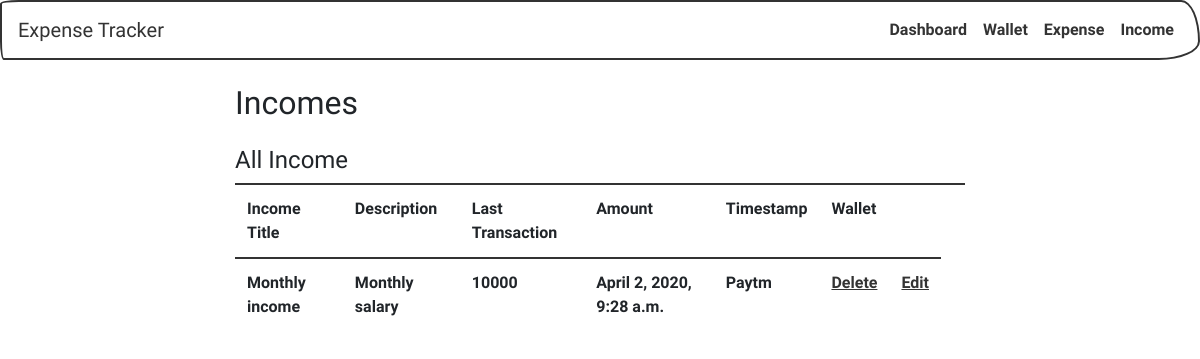
Screenshot of /income/ (signed in) with the database file from the repository.
### tracker/models.py (models this page shows, shortened)
class Income(models.Model):
	title=models.CharField(max_length=100)
	amount=models.IntegerField()
	timestamp=models.DateTimeField()
	description=models.TextField()
	user=models.ForeignKey(User,on_delete=models.CASCADE,null=True,blank=True)
	wallet=models.ForeignKey(Wallet,on_delete=models.CASCADE,null=True,blank=True)

class Wallet(models.Model):
	name=models.CharField(max_length=100)
	balance=models.IntegerField()
	last_transaction=models.DateTimeField()
	user=models.ForeignKey(User,on_delete=models.CASCADE,null=True,blank=True)
	def __str__(self):
		return self.name

### tracker/views.py (the view)
# urls.py: path("income/",get_all_income),
def get_all_income(request):
	user=request.user
	all_incomes=Income.objects.filter(user=user)
	return render(request,"income.html",{"all_incomes":all_incomes})

### tracker/templates/income.html
{% extends 'base1.html' %}
{% block body %}
<div class="container">
	<div class="row">
		<div class="col-md-2"></div>
		<div class="col-md-8">
		<div class="heading mt-4">
			<h2>Incomes</h2>
		</div>
		<div class="sub-head mt-4 mb-2">
			<h4>All Income</h4>
		</div>
		<table class="table table-striped">
				<tr>
					<th>Income Title</th>
					<th>Description</th>
					<th>Last Transaction</th>
					<th>Amount</th>
					<th>Timestamp</th>
					<th>Wallet</th>
					<th></th>
					<th></th>
				</tr>
				{% for income in all_incomes %}
				<tr>
					<td>{{income.title}}</td>
					<td>{{income.description}}</td>
					<td>{{income.amount}}</td>
					<td>{{income.timestamp}}</td>
					<td>{{income.wallet}}</td>
					<td><a href="/delete_wallet/{{wallet.id}}">Delete</a></td>
					<td><a href="edit_wallet/{{wallet.id}}">Edit</a></td>
				</tr>
				{% endfor %}
			</table>
		</div>
	</div>
</div>
{% endblock %}

### rows the page displays
Income: title "Monthly income", description "Monthly salary", amount "10000", timestamp "April 2, 2020, 9:28 a.m.", wallet "Paytm"
